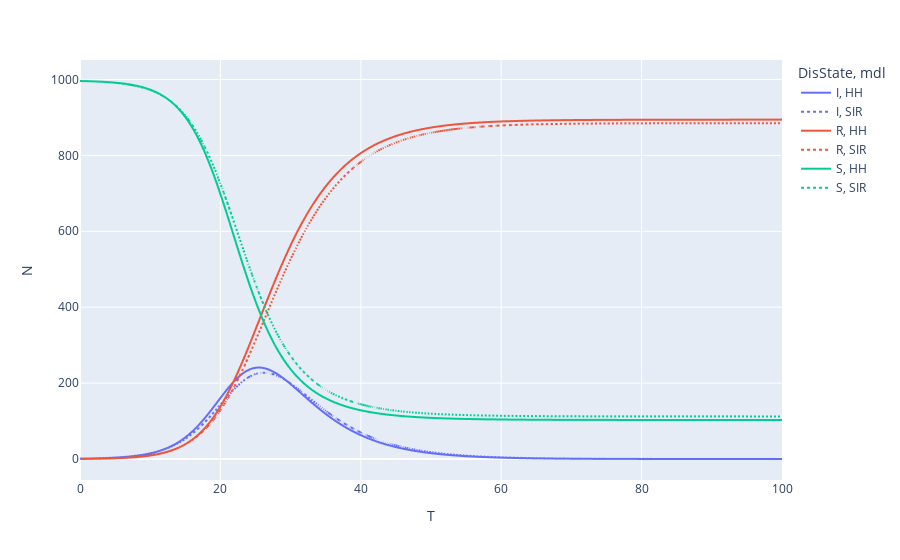

Notebook code for this chart:
### Code cell
import plotly.express as px

#get the number infected at each time step from the hh_mdl
hh_res = hh_mdl.full_epi.copy().drop("HH", axis=1)
hh_res = hh_res.groupby(["DisState","T"]).sum().reset_index()
hh_res["mdl"] = "HH"

sir_res = sir_mdl.full_epi.copy()
sir_res["mdl"] = "SIR"

all_res = pd.concat([hh_res, sir_res])

epi_fig = px.line(all_res, x="T", y="N", color="DisState",line_dash="mdl")
epi_fig.show()

### Figure 1 — Plotly figure (JSON) as saved in the notebook; plotly's stock layout.template omitted (floating-point values rounded to 4 significant figures; data arrays with more than 128 entries replaced by an {"elided": "..."} marker saying what was removed)
{"data": [{"hovertemplate": "DisState=I<br>mdl=HH<br>T=%{x}<br>N=%{y}<extra></extra>", "legendgroup": "I, HH", "line": {"color": "#636efa", "dash": "solid"}, "marker": {"symbol": "circle"}, "mode": "lines", "name": "I, HH", "showlegend": true, "type": "scattergl", "x": {"elided": "401 float values"}, "xaxis": "x", "y": {"elided": "401 float values"}, "yaxis": "y"}, {"hovertemplate": "DisState=I<br>mdl=SIR<br>T=%{x}<br>N=%{y}<extra></extra>", "legendgroup": "I, SIR", "line": {"color": "#636efa", "dash": "dot"}, "marker": {"symbol": "circle"}, "mode": "lines", "name": "I, SIR", "showlegend": true, "type": "scattergl", "x": {"elided": "401 float values"}, "xaxis": "x", "y": {"elided": "401 float values"}, "yaxis": "y"}, {"hovertemplate": "DisState=R<br>mdl=HH<br>T=%{x}<br>N=%{y}<extra></extra>", "legendgroup": "R, HH", "line": {"color": "#EF553B", "dash": "solid"}, "marker": {"symbol": "circle"}, "mode": "lines", "name": "R, HH", "showlegend": true, "type": "scattergl", "x": {"elided": "400 float values"}, "xaxis": "x", "y": {"elided": "400 float values"}, "yaxis": "y"}, {"hovertemplate": "DisState=R<br>mdl=SIR<br>T=%{x}<br>N=%{y}<extra></extra>", "legendgroup": "R, SIR", "line": {"color": "#EF553B", "dash": "dot"}, "marker": {"symbol": "circle"}, "mode": "lines", "name": "R, SIR", "showlegend": true, "type": "scattergl", "x": {"elided": "401 float values"}, "xaxis": "x", "y": {"elided": "401 float values"}, "yaxis": "y"}, {"hovertemplate": "DisState=S<br>mdl=HH<br>T=%{x}<br>N=%{y}<extra></extra>", "legendgroup": "S, HH", "line": {"color": "#00cc96", "dash": "solid"}, "marker": {"symbol": "circle"}, "mode": "lines", "name": "S, HH", "showlegend": true, "type": "scattergl", "x": {"elided": "401 float values"}, "xaxis": "x", "y": {"elided": "401 float values"}, "yaxis": "y"}, {"hovertemplate": "DisState=S<br>mdl=SIR<br>T=%{x}<br>N=%{y}<extra></extra>", "legendgroup": "S, SIR", "line": {"color": "#00cc96", "dash": "dot"}, "marker": {"symbol": "circle"}, "mode": "lines", "name": "S, SIR", "showlegend": true, "type": "scattergl", "x": {"elided": "401 float values"}, "xaxis": "x", "y": {"elided": "401 float values"}, "yaxis": "y"}], "layout": {"legend": {"title": {"text": "DisState, mdl"}, "tracegroupgap": 0}, "margin": {"t": 60}, "xaxis": {"anchor": "y", "domain": [0, 1], "title": {"text": "T"}}, "yaxis": {"anchor": "x", "domain": [0, 1], "title": {"text": "N"}}}}
